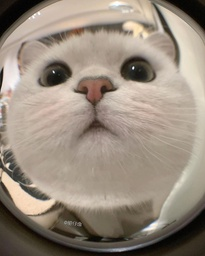
#> input picture Praktikum 03 dan 04/img/kucing.jpg, 205 x 256 px, shrunk from 1440 x 1800 before the run, found by its file name
$ python 'praktikum-04 copy.py'
#> lines starting #> are read from the running program, lines starting #| are printed output that depends on the picture
import cv2
import numpy as np
import matplotlib.pyplot as plt

# ==============================
# Level 2,4, dan 8
# ==============================
# Read the picture
img = cv2.imread('Praktikum 03 dan 04/img/kucing.jpg')
#> img is the input picture: shape (256, 205, 3); mean B, G, R 125.4, 139, 151.6

# Get the height and width of the image
height, width = img.shape[0], img.shape[1]
#> height = 256; width = 205

# Build an image , Content is zero filled
new_img1 = np.zeros((height, width, 3), np.uint8)
new_img2 = np.zeros((height, width, 3), np.uint8)
new_img3 = np.zeros((height, width, 3), np.uint8)

# Image quantization operation, The quantification level is 2
for i in range(height):
    for j in range(width):
        for k in range(3): # Correspondence BGR Three channels
            if img[i, j][k] < 128:
                gray = 0
            else:
                gray = 129
            new_img1[i, j][k] = np.uint8(gray)
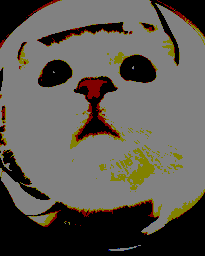
#> new_img1: shape (256, 205, 3); mean of channels 0, 1, 2 82.4, 89.1, 92.8; drawn as B, G, R

# Image quantization operation , The quantification level is 4
for i in range(height):
    for j in range(width):
        for k in range(3): # Correspondence BGR Three channels
            if img[i, j][k] < 64:
                gray = 0
            elif img[i, j][k] < 128:
                gray = 64
            elif img[i, j][k] < 192:
                gray = 128
            else:
                gray = 192
            new_img2[i, j][k] = np.uint8(gray)
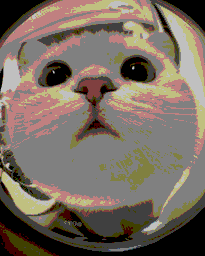
#> new_img2: shape (256, 205, 3); mean of channels 0, 1, 2 96.8, 108.3, 120.4; drawn as B, G, R

# Image quantization operation , The quantification level is 8
for i in range(height):
    for j in range(width):
        for k in range(3): # Correspondence BGR Three channels
            if img[i, j][k] < 32:
                gray = 0
            elif img[i, j][k] < 64:
                gray = 32
            elif img[i, j][k] < 96:
                gray = 64
            elif img[i, j][k] < 128:
                gray = 96
            elif img[i, j][k] < 160:
                gray = 128
            elif img[i, j][k] < 192:
                gray = 160
            elif img[i, j][k] < 224:
                gray = 192
            else:
                gray = 224
        new_img3[i, j][k] = np.uint8(gray)
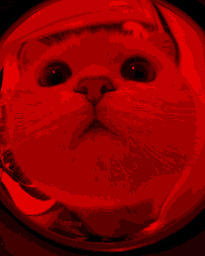
#> new_img3: shape (256, 205, 3); mean of channels 0, 1, 2 0, 0, 136.6; drawn as B, G, R

# Used to display Chinese tags normally
#plt.rcParams['font.sans-serif'] = ['SimHei']
img1 = cv2.cvtColor(img, cv2.COLOR_BGR2RGB)
img2 = cv2.cvtColor(new_img1, cv2.COLOR_BGR2RGB)
img3 = cv2.cvtColor(new_img2, cv2.COLOR_BGR2RGB)
img4 = cv2.cvtColor(new_img3, cv2.COLOR_BGR2RGB)

# Show the image
titles = [
    u'(a) The original image ', u'(b) quantitative L2',
    u'(c) quantitative L4', u'(d) quantitative L8',
]

images = [img1, img2, img3, img4]

for i in range(4):
    plt.subplot(2, 2, i+1), plt.imshow(images[i])
    plt.title(titles[i])
    plt.xticks([]), plt.yticks([])

plt.show()
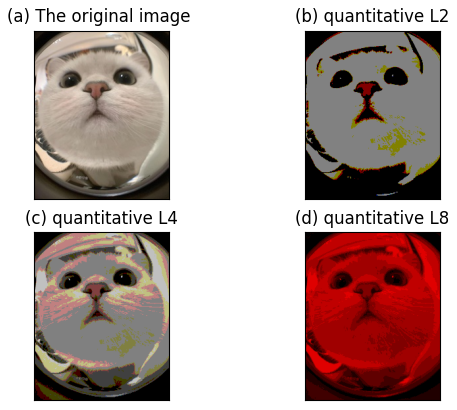
#> figure drawn by matplotlib, 4 panels

# Wait for the display
cv2.waitKey(0)
cv2.destroyAllWindows()

$ run again, with Praktikum 03 dan 04/img/Koala.jpg copied over Praktikum 03 dan 04/img/kucing.jpg
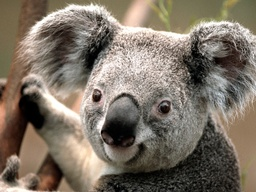
#> input picture Praktikum 03 dan 04/img/Koala.jpg, 256 x 192 px, shrunk from 1024 x 768 before the run, found by its file name
#> img is the input picture: shape (192, 256, 3); mean B, G, R 101.9, 114.8, 125.3
#> after the loop `for i in range(height):`:
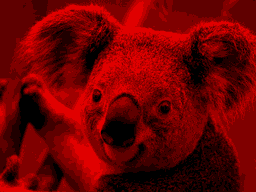
#> new_img3: shape (192, 256, 3); mean of channels 0, 1, 2 0, 0, 109.5; drawn as B, G, R
#> `plt.show()`:
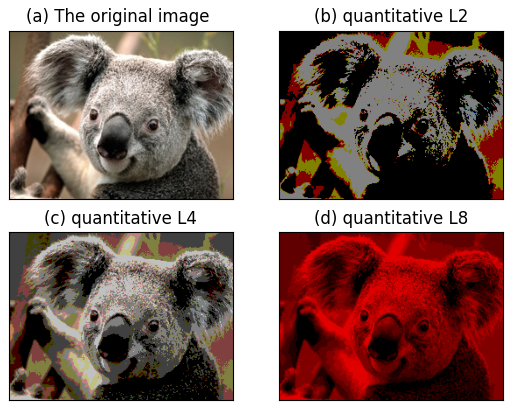
#> figure drawn by matplotlib, 4 panels

$ run again, with Praktikum 03 dan 04/img/Penguins.jpg copied over Praktikum 03 dan 04/img/kucing.jpg
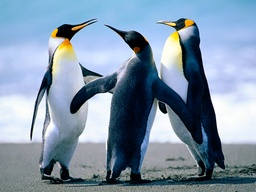
#> input picture Praktikum 03 dan 04/img/Penguins.jpg, 256 x 192 px, shrunk from 1024 x 768 before the run, found by its file name
#> img is the input picture: shape (192, 256, 3); mean B, G, R 168.1, 148.1, 128.2
#> after the loop `for i in range(height):`:
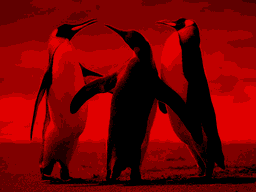
#> new_img3: shape (192, 256, 3); mean of channels 0, 1, 2 0, 0, 115.1; drawn as B, G, R
#> `plt.show()`:
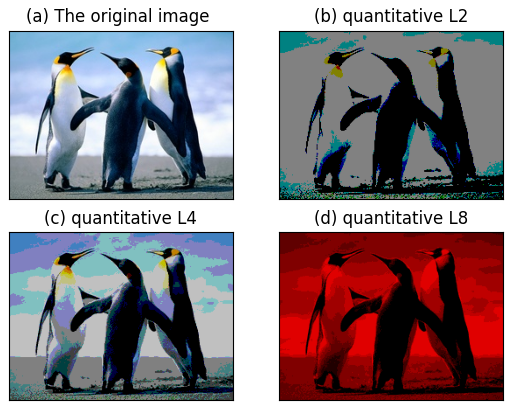
#> figure drawn by matplotlib, 4 panels

$ run again, with Praktikum 03 dan 04/img/Tulips.jpg copied over Praktikum 03 dan 04/img/kucing.jpg
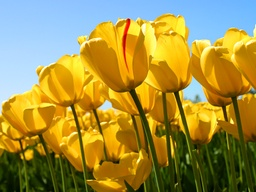
#> input picture Praktikum 03 dan 04/img/Tulips.jpg, 256 x 192 px, shrunk from 1024 x 768 before the run, found by its file name
#> img is the input picture: shape (192, 256, 3); mean B, G, R 68.7, 143.3, 160.8
#> after the loop `for i in range(height):`:
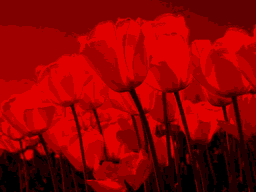
#> new_img3: shape (192, 256, 3); mean of channels 0, 1, 2 0, 0, 143.1; drawn as B, G, R
#> `plt.show()`:
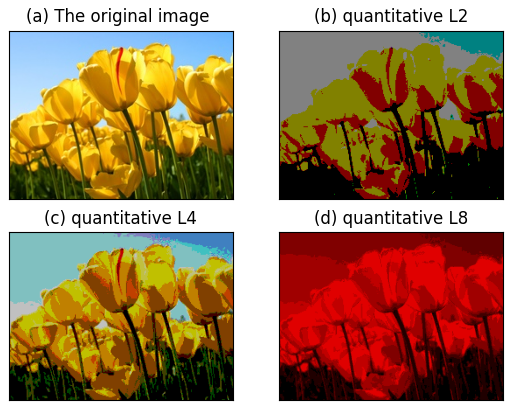
#> figure drawn by matplotlib, 4 panels
